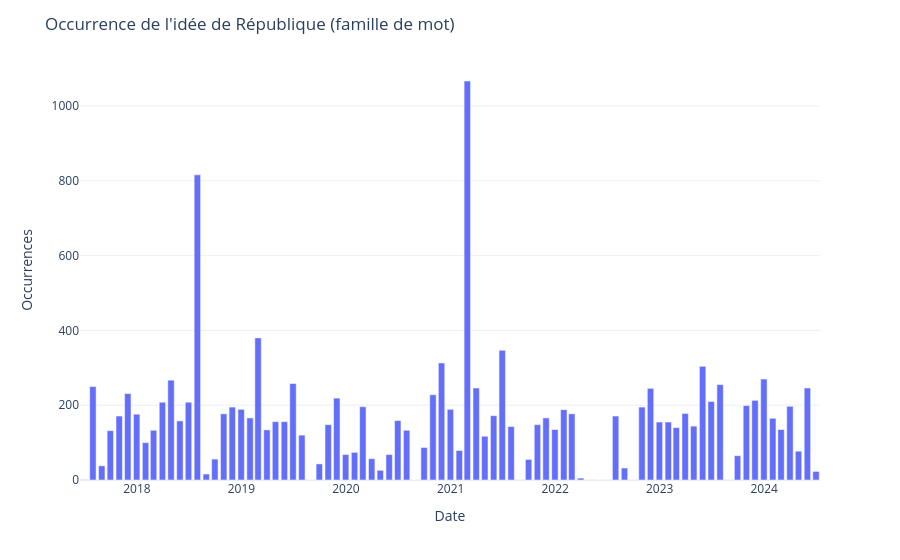

Notebook code for this chart:
### Code cell
fig_time = px.bar(df.resample("M", on="dateSeance_day").size())

fig_time.update_layout(
    title="Occurrence de l'idée de République (famille de mot)",  # ajouter un titre
    xaxis_title="Date",
    yaxis_title="Occurrences",  # renommer les étiquettes d'axes
    template="plotly_white",  # changer le style du graphique
    showlegend=False,
)  # masquer la légende

# Afficher le graphique
fig_time.show()

### Figure 1 — Plotly figure (JSON) as saved in the notebook; plotly's stock layout.template omitted (floating-point values rounded to 4 significant figures)
{"data": [{"alignmentgroup": "True", "hovertemplate": "variable=0<br>dateSeance_day=%{x}<br>value=%{y}<extra></extra>", "legendgroup": "0", "marker": {"color": "#636efa", "pattern": {"shape": ""}}, "name": "0", "offsetgroup": "0", "orientation": "v", "showlegend": true, "textposition": "auto", "type": "bar", "x": ["2017-06-30T00:00:00", "2017-07-31T00:00:00", "2017-08-31T00:00:00", "2017-09-30T00:00:00", "2017-10-31T00:00:00", "2017-11-30T00:00:00", "2017-12-31T00:00:00", "2018-01-31T00:00:00", "2018-02-28T00:00:00", "2018-03-31T00:00:00", "2018-04-30T00:00:00", "2018-05-31T00:00:00", "2018-06-30T00:00:00", "2018-07-31T00:00:00", "2018-08-31T00:00:00", "2018-09-30T00:00:00", "2018-10-31T00:00:00", "2018-11-30T00:00:00", "2018-12-31T00:00:00", "2019-01-31T00:00:00", "2019-02-28T00:00:00", "2019-03-31T00:00:00", "2019-04-30T00:00:00", "2019-05-31T00:00:00", "2019-06-30T00:00:00", "2019-07-31T00:00:00", "2019-08-31T00:00:00", "2019-09-30T00:00:00", "2019-10-31T00:00:00", "2019-11-30T00:00:00", "2019-12-31T00:00:00", "2020-01-31T00:00:00", "2020-02-29T00:00:00", "2020-03-31T00:00:00", "2020-04-30T00:00:00", "2020-05-31T00:00:00", "2020-06-30T00:00:00", "2020-07-31T00:00:00", "2020-08-31T00:00:00", "2020-09-30T00:00:00", "2020-10-31T00:00:00", "2020-11-30T00:00:00", "2020-12-31T00:00:00", "2021-01-31T00:00:00", "2021-02-28T00:00:00", "2021-03-31T00:00:00", "2021-04-30T00:00:00", "2021-05-31T00:00:00", "2021-06-30T00:00:00", "2021-07-31T00:00:00", "2021-08-31T00:00:00", "2021-09-30T00:00:00", "2021-10-31T00:00:00", "2021-11-30T00:00:00", "2021-12-31T00:00:00", "2022-01-31T00:00:00", "2022-02-28T00:00:00", "2022-03-31T00:00:00", "2022-04-30T00:00:00", "2022-05-31T00:00:00", "2022-06-30T00:00:00", "2022-07-31T00:00:00", "2022-08-31T00:00:00", "2022-09-30T00:00:00", "2022-10-31T00:00:00", "2022-11-30T00:00:00", "2022-12-31T00:00:00", "2023-01-31T00:00:00", "2023-02-28T00:00:00", "2023-03-31T00:00:00", "2023-04-30T00:00:00", "2023-05-31T00:00:00", "2023-06-30T00:00:00", "2023-07-31T00:00:00", "2023-08-31T00:00:00", "2023-09-30T00:00:00", "2023-10-31T00:00:00", "2023-11-30T00:00:00", "2023-12-31T00:00:00", "2024-01-31T00:00:00", "2024-02-29T00:00:00", "2024-03-31T00:00:00", "2024-04-30T00:00:00", "2024-05-31T00:00:00", "2024-06-30T00:00:00"], "xaxis": "x", "y": [1, 250, 38, 132, 171, 231, 176, 100, 133, 208, 267, 158, 208, 816, 16, 56, 177, 195, 189, 166, 380, 134, 156, 156, 258, 120, 0, 43, 148, 219, 68, 74, 196, 57, 26, 68, 159, 133, 0, 87, 228, 313, 189, 79, 1067, 246, 117, 172, 347, 143, 0, 55, 148, 166, 135, 188, 177, 5, 0, 0, 0, 171, 32, 0, 195, 245, 155, 155, 140, 178, 144, 304, 210, 255, 0, 65, 199, 213, 270, 165, 135, 197, 77, 246, 23], "yaxis": "y"}], "layout": {"barmode": "relative", "legend": {"title": {"text": "variable"}, "tracegroupgap": 0}, "margin": {"t": 60}, "showlegend": false, "title": {"text": "Occurrence de l'idée de République (famille de mot)"}, "xaxis": {"anchor": "y", "domain": [0, 1], "title": {"text": "Date"}}, "yaxis": {"anchor": "x", "domain": [0, 1], "title": {"text": "Occurrences"}}}}
